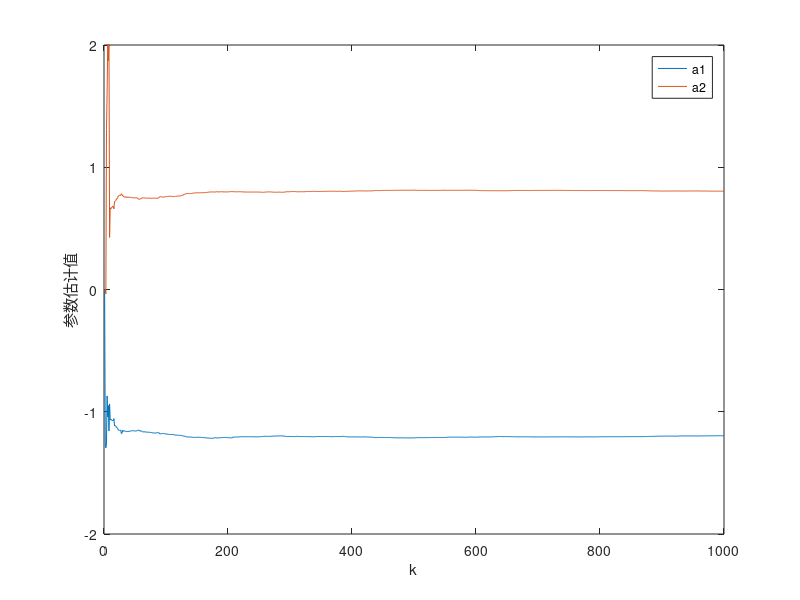
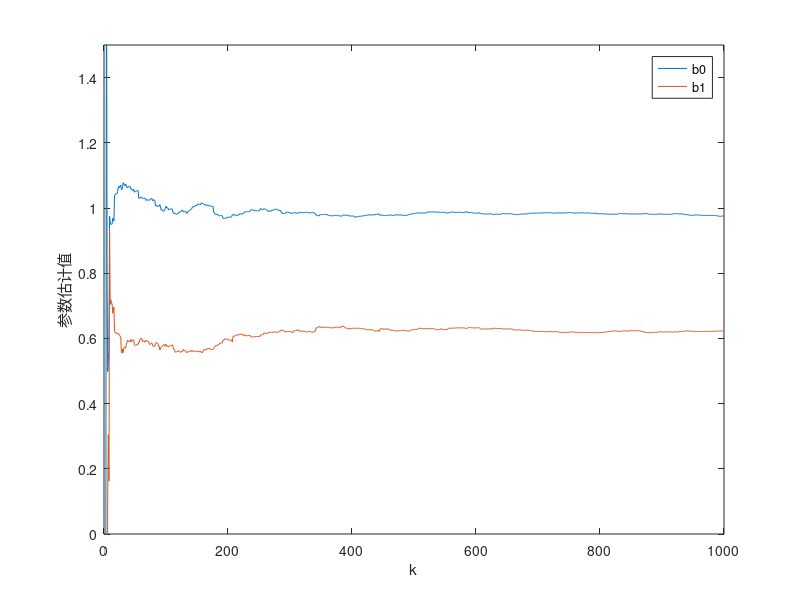
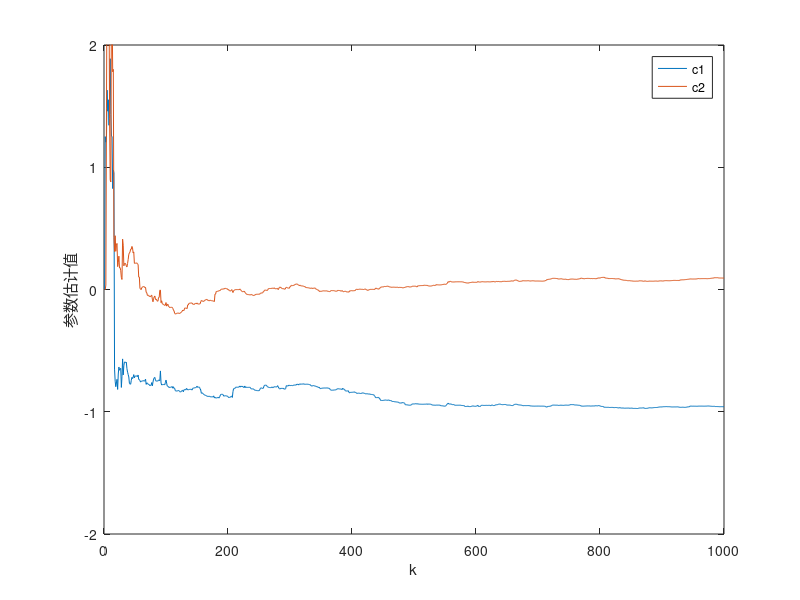

MATLAB code to generate these figures, in order:
%递推增广最小二乘参数辨识RELS
clear all; 
close all;
clc

a=[1 -1.2 0.8]'; b=[1 0.6]'; c=[1 -1 0.2]'; %对象参数
d=3; 
na=length(a)-1; nb=length(b)-1; nc=length(c)-1; %na、nb、nc分别为为A、B、C阶次

L=1000; %仿真长度
uk=zeros(d+nb,1); %输入初值
yk=zeros(na,1); %输出初值
xik=zeros(nc,1); %噪声初值
xiek=zeros(nc,1); %噪声估计初值
u=randn(L,1); %输入采用白噪声序列
xi=sqrt(0.1)*randn(L,1); %白噪声序列

theta=[a(2:na+1);b;c(2:nc+1)]; %对象参数

thetae_1=zeros(na+nb+1+nc,1); %thetae初值
P=10^6*eye(na+nb+1+nc);
for k=1:L
    phi=[-yk;uk(d:d+nb);xik];
    y(k)=phi'*theta+xi(k); %采集输出数据
    
    phie=[-yk;uk(d:d+nb);xiek]; 
    
    %递推增广最小二乘法
    K=P*phie/(1+phie'*P*phie);
    thetae(:,k)=thetae_1+K*(y(k)-phie'*thetae_1);
    P=(eye(na+nb+1+nc)-K*phie')*P;
    
    xie=y(k)-phie'*thetae(:,k); %白噪声的估计值
    
    %更新数据
    thetae_1=thetae(:,k);
    
    for i=d+nb:-1:2
        uk(i)=uk(i-1);
    end
    uk(1)=u(k);
    
    for i=na:-1:2
        yk(i)=yk(i-1);
    end
    yk(1)=y(k);
    
    for i=nc:-1:2
        xik(i)=xik(i-1);
        xiek(i)=xiek(i-1);
    end
    xik(1)=xi(k);
    xiek(1)=xie;
end
figure('Name','RLS:a','NumberTitle','off')
plot([1:L],thetae(1:na,:));
xlabel('k'); ylabel('参数估计值');
legend('a1','a2'); axis([0 L -2 2]);
figure('Name','RLS:b','NumberTitle','off')
plot([1:L],thetae(na+1:na+nb+1,:));
xlabel('k'); ylabel('参数估计值');
legend('b0','b1'); axis([0 L 0 1.5]);
figure('Name','RLS:c','NumberTitle','off')
plot([1:L],thetae(na+nb+2:na+nb+nc+1,:));
xlabel('k'); ylabel('参数估计值');
legend('c1','c2'); axis([0 L -2 2]);
disp('参数估计值:');
disp(thetae_1);